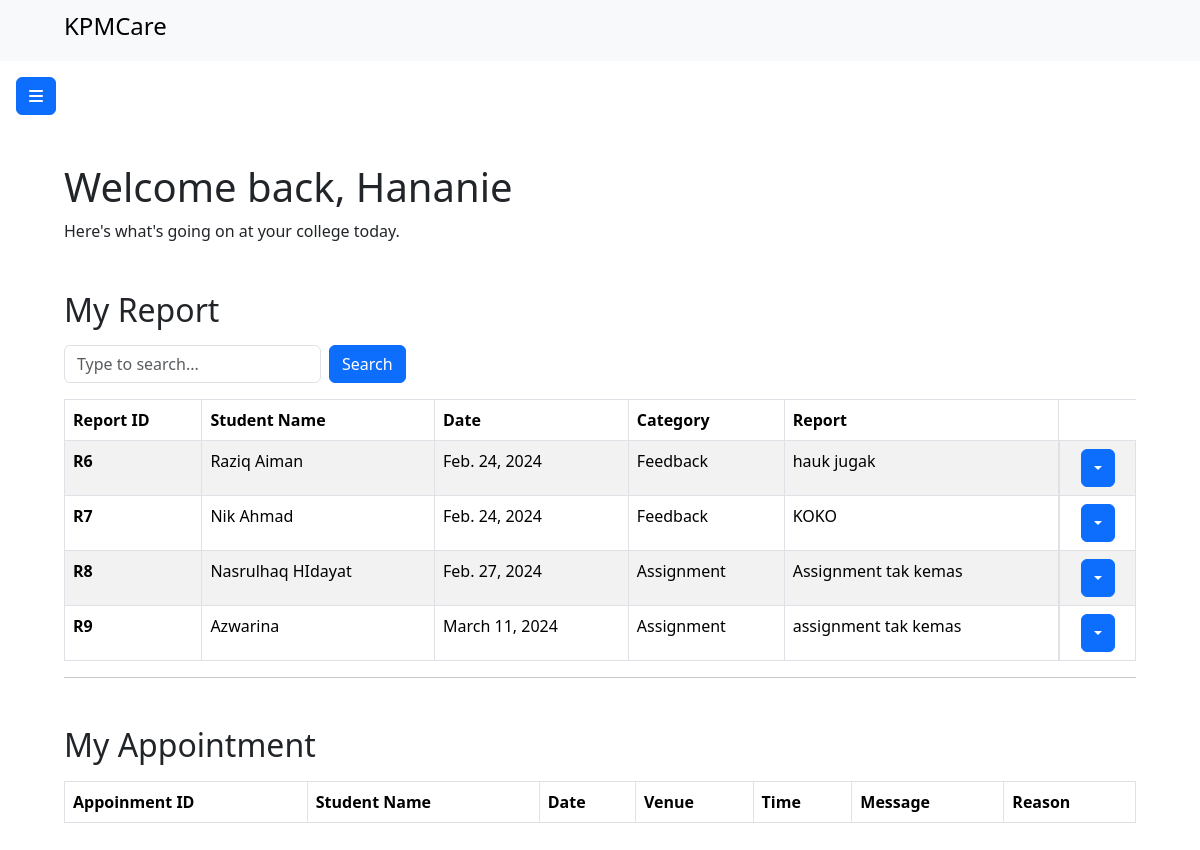
The page /intervention/lecturer/l22 on the database its author committed.
### intervention/models.py (models this page shows)
class Mentor(models.Model):
    mentorId = models.CharField(max_length=5, primary_key=True)
    mentorName = models.CharField(max_length=200)  # Changed TextField to CharField for consistency
    password = models.CharField(max_length=128)

class Report(models.Model):
    student = models.ForeignKey(Student, on_delete=models.CASCADE)
    mentor = models.ForeignKey(Mentor, on_delete=models.CASCADE)
    date = models.DateField(auto_now_add=True)
    reportCategory = models.CharField(max_length=100)  # Adjusted max_length for consistency
    reportText = models.TextField()

class Student(models.Model):
    studentId = models.CharField(max_length=5, primary_key=True)
    studentName = models.CharField(max_length=200)
    mentor = models.ForeignKey(Mentor, on_delete=models.CASCADE)
    password = models.CharField(max_length=128)
    address = models.TextField(blank=True, null=True ,default="Value not set")
    phone = models.CharField(blank=True , default="Value not set", null=True,max_length=15)
    course = models.CharField(blank=True , default="Value not set", null=True,max_length=15)
    image = models.ImageField(default='default.jpg', upload_to='profile_pics')

### intervention/views.py (the view)
# urls.py: path("lecturer/<str:mentorId>", views.lecturerPage, name="lecturerPage"),
def lecturerPage(request, mentorId):
    try:
        lecturer = Mentor.objects.get(mentorId=mentorId)
        report = Report.objects.all().values
        studentDetails = Student.objects.all().values
        appointment = Appointment.objects.filter(mentor=mentorId).values()
        totalPendingApp = Appointment.objects.filter(status="Pending...", mentor=mentorId).count()
        lecturer_details = {
            'lecturerDetails': lecturer,
            'reports': report,
            'studentDetails':studentDetails,
            'appointmentDetails': appointment,
            'totalPendingApp':totalPendingApp
        }
        return render(request, 'lecturer_page.html', lecturer_details)
    except Mentor.DoesNotExist:
        return HttpResponse("Lecturer not found")

### intervention/templates/lecturer_page.html (shortened to what this page needs)
{% load static%}
<!DOCTYPE html >
<html lang="en">
<head>
<link href="https://cdn.jsdelivr.net/npm/bootstrap@5.3.2/dist/css/bootstrap.min.css" rel="stylesheet"
>
<link rel="stylesheet" href="{% static 'style.css'%}">
</head>
<body>
    <nav class="navbar bg-body-tertiary">
        <div class="container-fluid">
            <span class="navbar-brand my-nav mb-0 h1">
                <img src="{% static 'assets/LogoKPM.png' %}" alt="" width="40">
                <h4>KPMCare</h4>
            </span>
        </div>
    </nav>
    <main>
        <button class="btn btn-primary" type="button" data-bs-toggle="offcanvas" data-bs-target="#leftOffcanvas"
            aria-controls="leftOffcanvas">
            <i class="fa-solid fa-bars"></i>
        </button>
        <div class="content">
            <h1>Welcome back, {{lecturerDetails.mentorName}}</h1>
              <p class="fw-lighter">Here's what's going on at your college today.</p>
            <div class="title-header mt-5 mb-2">
                <h2>My Report</h2>
            </div>
            <form class="row g-2 w-10" action="{% url 'searchReportData' lecturerDetails.mentorId %}">
                <div class="col-auto">
                    <input class="form-control mb-2" list="datalistOptions" name="searchItem" id="exampleDataList"
                        placeholder="Type to search...">
                </div>
                <div class="col-auto">
                    <button type="submit" class="btn btn-primary mb-3">Search</button>
                </div>
            </form>
            {% if mode == 'search'%}
            <table class="table table-striped table-hover table-bordered">
                <thead>
                    <tr>
                        <th scope="col">Report ID</th>
                        <th scope="col">Student Name</th>
                        <th scope="col">Date</th>
                        <th scope="col">Category</th>
                        <th scope="col">Report</th>
                    </tr>
                </thead>
                <tbody>
                    {% for report in reports %}
                    {% for i in searchName%}
                    {% if report.student_id == i.studentId%}
                    <tr>
                        <th scope="row">R{{ report.id }}</th>
                        {% for student in studentDetails %}
                        {% if report.student_id == student.studentId %}
                        <td>{{ student.studentName }}</td>
                        {% endif %}
                        {% endfor %}
                        <td>{{ report.date }}</td>
                        <td>{{ report.reportCategory }}</td>
                        <td>{{ report.reportText }}</td>
                        <td class="d-flex justify-content-center">
                            <div class="dropdown-center">
                                <button class="btn btn-primary dropdown-toggle" type="button" data-bs-toggle="dropdown"
                                    aria-expanded="false"></button>
                                <ul class="dropdown-menu">
                                    <li><a class="dropdown-item" href="{%url 'updateLectReport' report.id%}">Update</a>
                                    </li>
                                    <li><a data-bs-toggle="modal" data-bs-target="#exampleModal{{ report.id }}"
                                            class="dropdown-item">Delete</a></li>
                                </ul>
                            </div>
                        </td>
                        {%endif%}
                        {%endfor%}
                    </tr>
                    <div class="modal fade" id="exampleModal{{ report.id }}" tabindex="-1"
                        aria-labelledby="exampleModalLabel" aria-hidden="true">
                        <div class="modal-dialog">
                            <div class="modal-content">
                                <div class="modal-header">
                                    <h1 class="modal-title fs-5" id="exampleModalLabel">Delete report</h1>
                                    <button type="button" class="btn-close" data-bs-dismiss="modal"
                                        aria-label="Close"></button>
                                </div>
                                <div class="modal-body">
                                    Do you want to delete R{{ report.id }}?
                                </div>
                                <div class="modal-footer">
                                    <button type="button" class="btn btn-secondary"
                                        data-bs-dismiss="modal">Close</button>
                                    <button type="button" class="btn btn-primary">
                                        <a class="link-light link-underline-opacity-0"
                                            href="{% url 'viewDeleteRepo' report.id lecturerDetails.mentorId %}">Delete</a>
                                    </button>
                                </div>
                            </div>
                        </div>
                    </div>
                    {% endfor %}
                </tbody>
            </table>
            {%else%}
            <table class="table table-striped table-hover table-bordered">
                <thead>
                    <tr>
                        <th scope="col">Report ID</th>
                        <th scope="col">Student Name</th>
                        <th scope="col">Date</th>
                        <th scope="col">Category</th>
                        <th scope="col">Report</th>
                    </tr>
                </thead>
                <tbody>
                    {% for report in reports %}
                    <tr>
                        <th scope="row">R{{ report.id }}</th>
                        {% for student in studentDetails %}
                        {% if report.student_id == student.studentId %}
                        <td>{{ student.studentName }}</td>
                        {% endif %}
                        {% endfor %}
                        <td>{{ report.date }}</td>
                        <td>{{ report.reportCategory }}</td>
                        <td>{{ report.reportText }}</td>
                        <td class="d-flex justify-content-center">
                            <div class="dropdown-center">
                                <button class="btn btn-primary dropdown-toggle" type="button" data-bs-toggle="dropdown"
                                    aria-expanded="false"></button>
                            </div>
                        </td>
                    </tr>
                    {% endfor %}
                </tbody>
            </table>
            {%endif%}
            <hr>
            <div class="title-header mb-2 mt-5">
                <h2>My Appointment</h2>
            </div>
            <table class="table table-striped table-hover table-bordered">
                <thead>
                    <tr>
                        <th scope="col">Appoinment ID</th>
                        <th scope="col">Student Name</th>
                        <th scope="col">Date</th>
                        <th scope="col">Venue</th>
                        <th scope="col">Time</th>
                        <th scope="col">Message</th>
                        <th scope="col">Reason</th>
                    </tr>
                </thead>
            </table>
        </div>
    </main>
</body>
</head>
</html>

### intervention/static/style.css (style rules this page uses)
.my-nav { display: flex; flex-direction: row; gap: 0.3em; padding: 0.2em 0.3em; }
main { padding: 1em; }
main .title-header { display: flex; flex-direction: row; width: 100%; justify-content: start; }
.content { margin: 3em; }

### rows shown on the page
Mentor: mentorName "Hananie"
Report: id "6", date "Feb. 24, 2024", reportCategory "Feedback", reportText "hauk jugak"
Student: studentName "Raziq Aiman"
Report: id "7", date "Feb. 24, 2024", reportCategory "Feedback", reportText "KOKO"
Student: studentName "Nik Ahmad"
Report: id "8", date "Feb. 27, 2024", reportCategory "Assignment", reportText "Assignment tak kemas"
Student: studentName "Nasrulhaq HIdayat"
Report: id "9", date "March 11, 2024", reportCategory "Assignment", reportText "assignment tak kemas"
Student: studentName "Azwarina"
